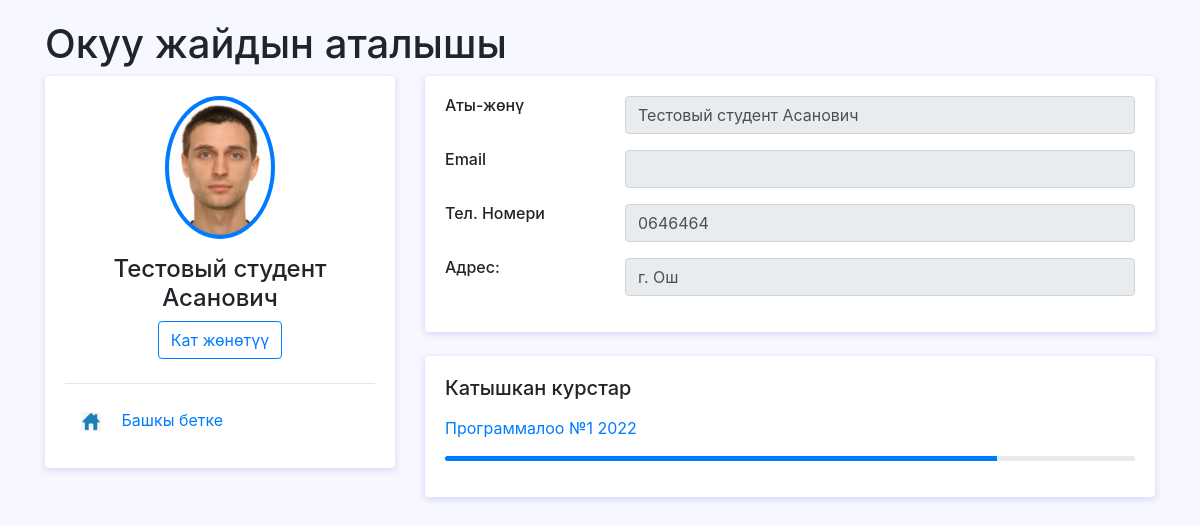
Before: /profile/3/ with the older database file.
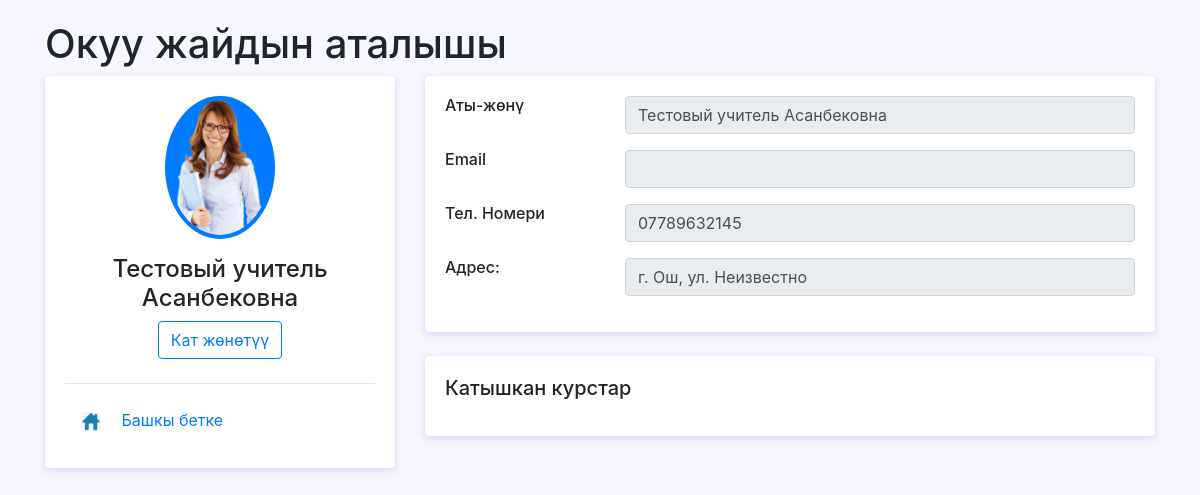
After: the same page with the newer database file.
### univerapp/models.py (models this page shows, shortened)
class User(AbstractUser):
    username = models.CharField(
        'Логин',
        max_length=150,
        unique=True,
        error_messages={
            'unique': ("Такой логин уже существует"),
        },
    )
    first_name = models.CharField('Имя', max_length=100, null=True)
    last_name = models.CharField('Фамилия', max_length=100, null=True)
    otchestvo = models.CharField('Отчество', max_length=100, null=True)
    birthday = models.DateField('Дата рождения', blank=True, null=True)
    email = models.EmailField('Email', max_length=100,null=True,blank=True)
    number = models.CharField('Номер телефона', max_length=50, null=True)
    address = models.CharField('Адрес', max_length=100, null=True)
    course = models.ManyToManyField(Course, related_name='student_course',blank=True)
    is_student = models.BooleanField('Студент', default=False)
    is_teacher = models.BooleanField('Учитель', default=False)
    image = models.ImageField(verbose_name='Фото', upload_to='uploads/accounts/', blank=True)
    class Meta:
        verbose_name = 'Пользователь'
        verbose_name_plural = 'Пользователи'

class Course(models.Model):
    name = models.CharField(max_length=100,null=False,verbose_name='Имя курса')
    teacher = models.ForeignKey('Teacher',on_delete=models.SET_NULL,null=True,blank=True,related_name='teacher_course')
    def __str__(self):
        return self.name
    class Meta:
        verbose_name = 'Курс'
        verbose_name_plural = 'Курсы'

### univerapp/views.py (the view)
# urls.py: path('profile/<int:pk>/',ProfileView.as_view(),name='profile'),
class ProfileView(DetailView):
    model = User
    template_name = 'profile.html'
    context_object_name = 'user_object'

### templates/profile.html (shortened to what this page needs)
{% load static %}
<html>
<head>
    <link rel="stylesheet" href="{% static 'fonts/material-icon/css/material-design-iconic-font.min.css' %}">
    <link rel="stylesheet" href="{% static 'css/bootstrap/bootstrap.min.css' %}">
    <link rel="stylesheet" href="{% static 'css/home.css' %}">
</head>
<body>
<div class="container">
	<h1>Окуу жайдын аталышы</h1>
		<div class="main-body">
			<div class="row">
				<div class="col-lg-4">
					<div class="card">
						<div class="card-body">
							<div class="d-flex flex-column align-items-center text-center">
								{% if user_object.image %}
								<img src="{{ user_object.image.url }}" alt="Admin" class="rounded-circle p-1 bg-primary" width="110">
								{% endif %}
								<div class="mt-3">
									<h4>{{ user_object.last_name }} {{ user_object.first_name }} {{ user_object.otchestvo }}</h4>
									{% if user.pk != user_object.pk %}
									<a href="{% url 'check_dialog' user_object.pk %}"><button class="btn btn-outline-primary">Кат жөнөтүү</button></a>
									{% endif %}
								</div>
							</div>
							<hr class="my-4">
								<div>
									<a href="{% url 'index' %}">
										<img src="{% static 'images/home.png' %}" style="width:20" class="ml-3">
									<p style="display: inline-block;" class="ml-3">Башкы бетке </p></a>
								</div>
						</div>
					</div>
				</div>
				<div class="col-lg-8">
					<div class="card">
						<div class="card-body">
							<div class="row mb-3">
								<div class="col-sm-3">
									<h6 class="mb-0">Аты-жөнү</h6>
								</div>
								<div class="col-sm-9 text-secondary">
									<input type="text" class="form-control" value="{{ user_object.last_name }} {{ user_object.first_name }} {{ user_object.otchestvo }}" disabled>
								</div>
							</div>
							<div class="row mb-3">
								<div class="col-sm-3">
									<h6 class="mb-0">Email</h6>
								</div>
								<div class="col-sm-9 text-secondary">
									<input type="text" class="form-control" value="{{ user_object.email }}" disabled>
								</div>
							</div>
							<div class="row mb-3">
								<div class="col-sm-3">
									<h6 class="mb-0">Тел. Номери</h6>
								</div>
								<div class="col-sm-9 text-secondary">
									<input type="text" class="form-control" value="{{ user_object.number }}" disabled>
								</div>
							</div>
							<div class="row mb-3">
								<div class="col-sm-3">
									<h6 class="mb-0">Адрес:</h6>
								</div>
								<div class="col-sm-9 text-secondary">
									<input type="text" class="form-control" value="{{ user_object.address }}" disabled>
								</div>
							</div>
						</div>
					</div>
					<div class="row">
						<div class="col-sm-12">
							<div class="card">
								<div class="card-body">
									<h5 class="d-flex align-items-center mb-3">Катышкан курстар</h5>
									{% for course in user_object.course.all %}
										<a href="{% url 'course_id' course.pk %}"><p>{{ course }}</p></a>
									<div class="progress mb-3" style="height: 5px">
										<div class="progress-bar bg-primary" role="progressbar" style="width: 80%" aria-valuenow="80" aria-valuemin="0" aria-valuemax="100"></div>
									</div>
									{% endfor %}
								</div>
							</div>
						</div>
					</div>
				</div>
			</div>
		</div>
	</div>
</body>
</html>

Changed rows visible on the page:
no longer on this page (row edited): Course: name "Программалоо №1 2022"
changed User "Тестовый": image: a different picture; first_name "студент" → "учитель"; otchestvo "Асанович" → "Асанбековна"; last_name "Тестовый студент Асанович" → "Тестовый учитель Асанбековна"; number "0646464" → "07789632145"; address "г. Ош" → "г. Ош, ул. Неизвестно"
